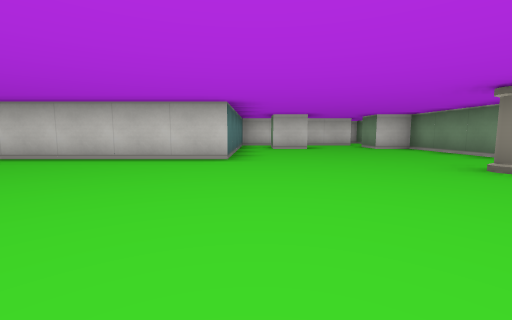
view 1 (above)

23 first-person views from a walk through a cub3D maze. The camera is about half as high as the walls, tilts 6° down and sees 90° across. The floor is counted in squares. Each view is taken from the middle of a square. On the plan, view 1 faces up. The plan holds only what a view shows up to about 9 squares ahead; the rest is blank.

view 2
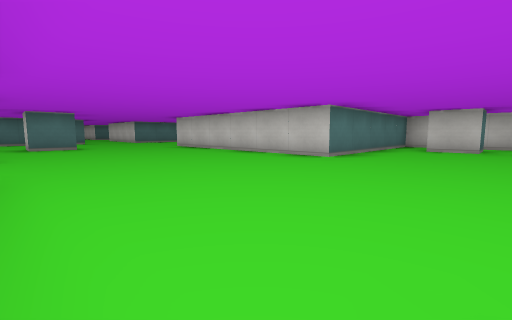

view 3
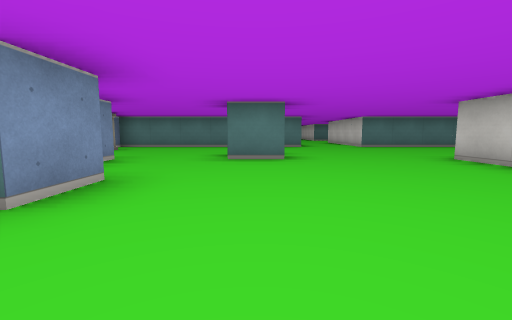

view 4
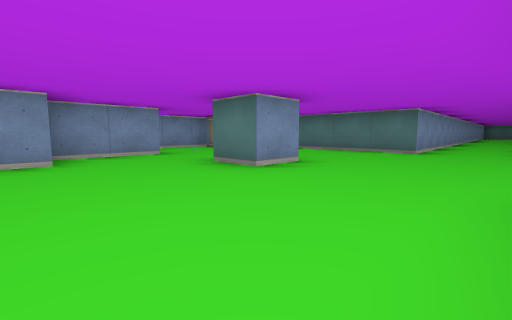

view 5
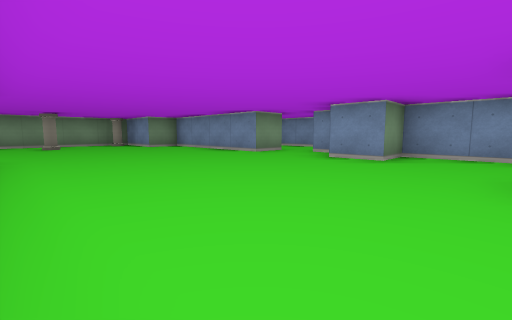

view 6
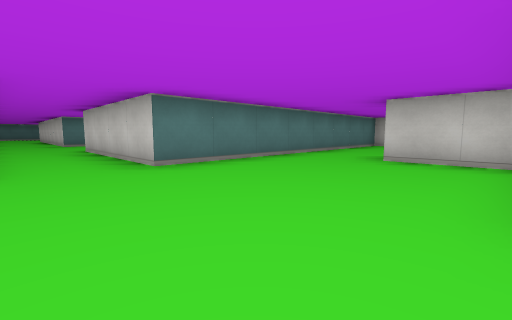

view 7
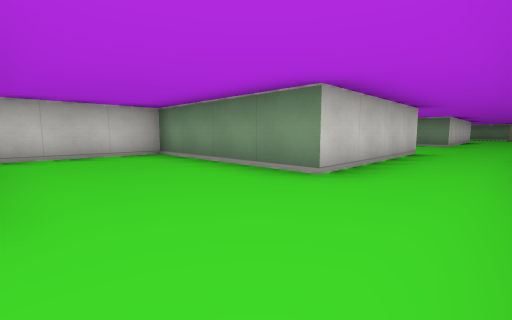

view 8
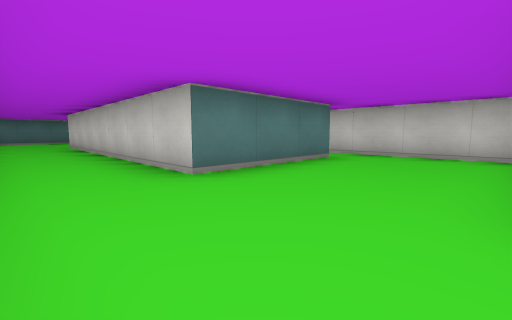

view 9
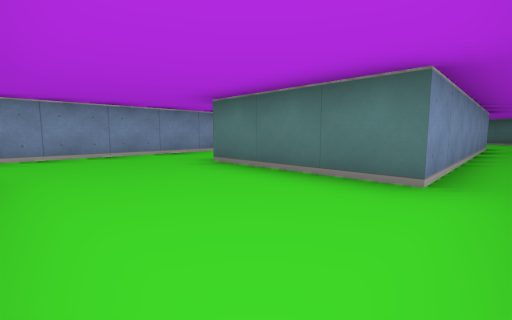

view 10
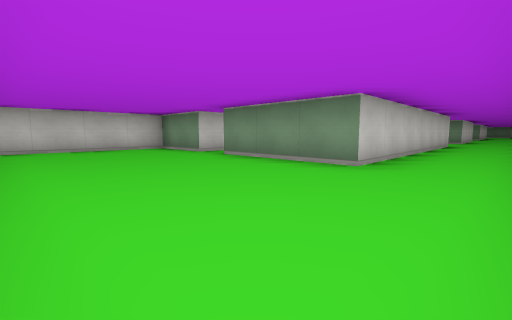

view 11
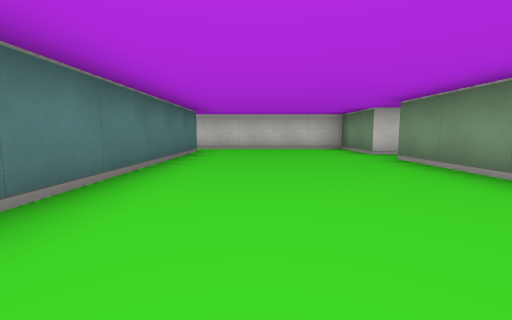

view 12
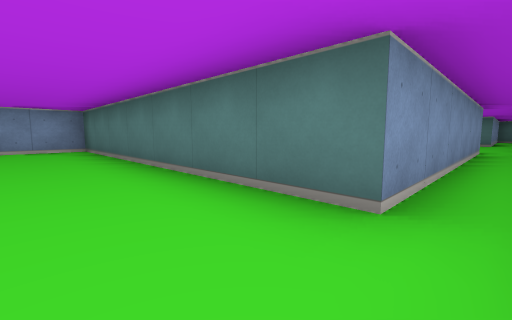

view 13
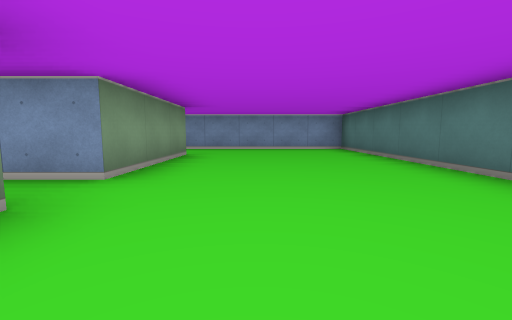

view 14
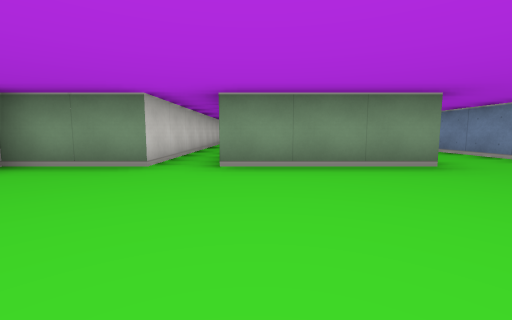

view 15
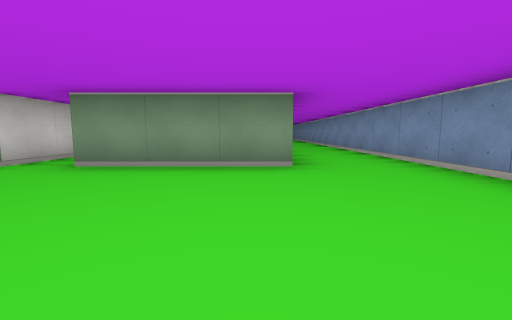

view 16
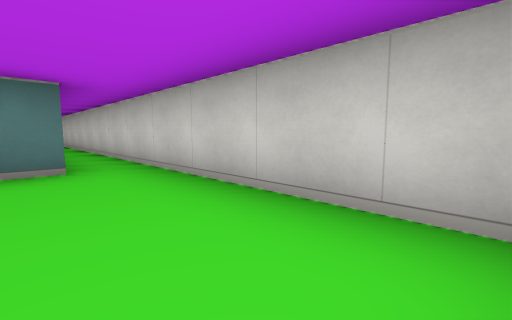

view 17
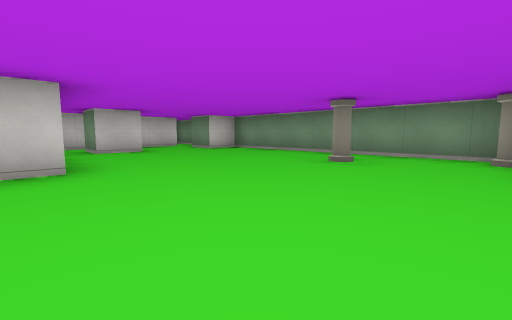

view 18
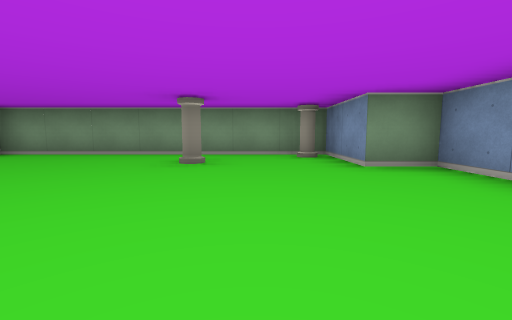

view 19
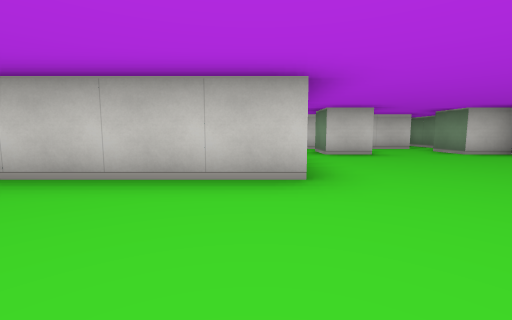

view 20
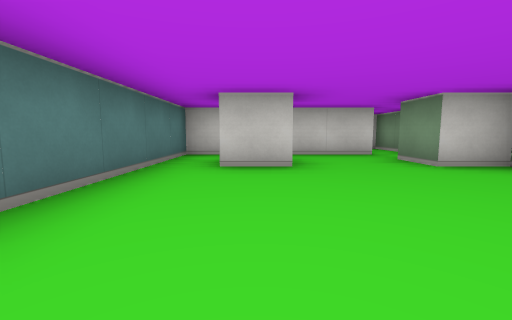

view 21
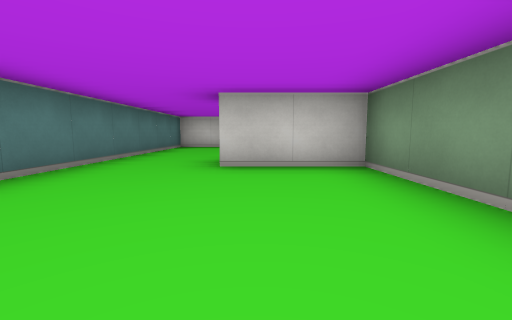

view 22
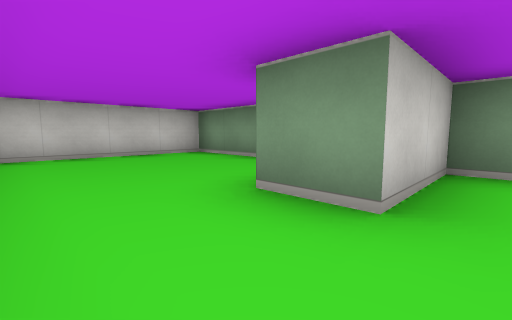

view 23
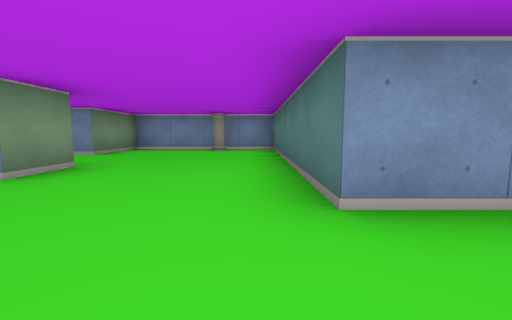

### Floor plan
Ten units are one square. View 1 is at (0, 0); x grows to the right and y downward. Boxes are objects, and circles mark ways between rooms. Rooms are numbered by the first view taken in them; rooms with no view inside come last. Other rooms are left out.
<svg viewBox="-350 -130 400 170">
<path fill="none" stroke="#000" d="M-75 -15 -65 -15 -65 -5 -75 -5 -75 -15M-105 -85 -105 -45 -145 -45 -145 -85 -245 -85M-30 15 -25 15M-15 5 25 5 25 -5 45 -5 45 -75 35 -75 35 -85M15 -85 15 -75 5 -75 5 -85M36 -95 -5 -95 -5 -45 -65 -45 -65 -75 -85 -75 -85 -85M-245 -75 -175 -75 -175 -45 -245 -45M-255 -25 -105 -25 -105 35 -65 35 -65 15 -45 15 -45 5 -35 5M-245 -85 -245 -105 -345 -105M-245 -45 -245 -75M-345 -95 -285 -95 -285 -25 -255 -25M-65 -105 -65 -125 -105 -125 -105 -85"/>
<rect x="-95" y="25" width="10" height="10" fill="#bbb"><title>pillar</title></rect>
<rect x="25" y="-35" width="10" height="10" fill="#bbb"><title>pillar</title></rect>
<rect x="35" y="-15" width="10" height="10" fill="#bbb"><title>pillar</title></rect>
<circle cx="-240" cy="-80" r="3" fill="#2a7"/>
<circle cx="-245" cy="-35" r="3" fill="#2a7"/>
<circle cx="-95" cy="-80" r="3" fill="#2a7"/>
<text x="-70" y="-40">1</text>
<text x="-270" y="-70">2</text>
<text x="-90" y="-110">3</text>
</svg>
Room 1 opens to room 2. Room 1 opens to room 3.

Where each view was taken, in squares from view 1:
view 1: 0 up, 0 right, facing up
view 2: 0 up, 2 right, facing up-left
view 3: 1 up, 2 left, facing left
view 4: 4 up, 4 left, facing down-left
view 5: 4 up, 6 left, facing down-right
view 6: 3 up, 7 left, facing up-left
view 7: 3 up, 17 left, facing up-right
view 8: 3 up, 15 left, facing up-left
view 9: 8 up, 15 left, facing down-left
view 10: 3 up, 28 left, facing up-right
view 11: 3 up, 27 left, facing up
view 12: 10 up, 27 left, facing down-left
view 13: 10 up, 26 left, facing down
view 14: 7 up, 28 left, facing right
view 15: 5 up, 28 left, facing right
view 16: 9 up, 25 left, facing up-left
view 17: 1 up, 1 left, facing up-right
view 18: 2 up, 1 left, facing right
view 19: 2 up, 1 left, facing up
view 20: 4 up, 1 right, facing up
view 21: 4 up, 8 left, facing up
view 22: 7 up, 10 left, facing up-right
view 23: 4 up, 10 left, facing down
